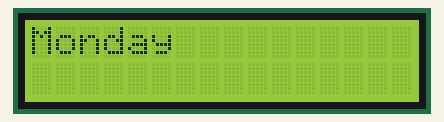
Recording of a sketch running on a simulated Arduino Uno, built with avr-gcc and run on an emulated ATmega328P. Parts: 16×2 character LCD.

Above: at 0.1 s.
At 2.2 s:
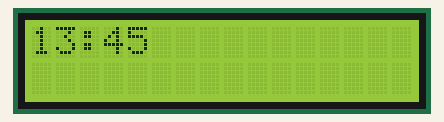

The sketch:

lcd_display.ino
```cpp
#include <Wire.h>
#include <LiquidCrystal_I2C.h>

LiquidCrystal_I2C lcd(0x27,16,2);  // set the LCD address to 0x27 for a 16 chars and 2 line display

void setup()
{
  lcd.init();                      // initialize the lcd

  // Print a message to the LCD.
  lcd.backlight();
  lcd.setCursor(3,0);
  lcd.print("hello everyone");
  lcd.setCursor(1,1);
  lcd.print("konichiwaa");
}


void loop()
{
   lcd.clear();
  lcd.print("Monday");
  delay(2000);
  lcd.clear();
  lcd.print("13:45");
  delay(2000);
}
```

Measured:
- what the display in image 1 shows lasts 2.0 s, from 2.1 s to 4.1 s
